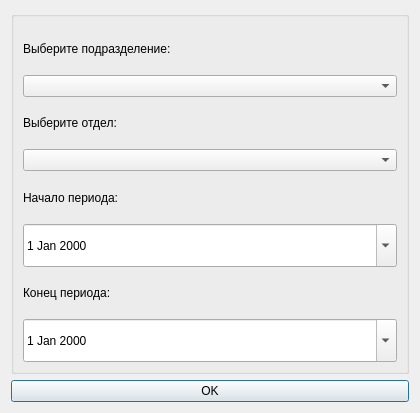
<?xml version="1.0" encoding="UTF-8"?>
<ui version="4.0">
 <class>PeriodDialog</class>
 <widget class="QDialog" name="PeriodDialog">
  <property name="geometry">
   <rect>
    <x>0</x>
    <y>0</y>
    <width>420</width>
    <height>413</height>
   </rect>
  </property>
  <property name="windowTitle">
   <string>Выбор периода</string>
  </property>
  <property name="styleSheet">
   <string notr="true">QDialog {
    background-color: white;
    font-family: 'Segoe UI', Arial;
    border-radius: 10px;
}
QCalendarWidget QWidget {
    color: black;
    background-color: white;
}

QCalendarWidget QAbstractItemView {
    color: black;
    selection-background-color: #ccab6e;
    selection-color: white;
}

QCalendarWidget QToolButton {
    color: black;
    font-weight: bold;
    background: transparent;
}

QCalendarWidget QToolButton:hover {
    background-color: #e6e6e6;
}

QCalendarWidget QSpinBox {
    color: black;
    background: white;
}

QCalendarWidget QHeaderView::section {
    color: black;
    background-color: #f2f2f2;
    font-weight: bold;
}
/* Кнопки */
QPushButton {
    min-height: 41px;
    max-height: 41px;
    border: none;
    border-radius: 10px;
    font-weight: bold;
    padding: 0px 16px;
}

QPushButton#btnOk {
    background-color: #ccab6e;
    color: white;
    font-size: 16px;
    min-width: 100px;
}
QPushButton#btnOk:hover {
    background-color: #998664;
}
QPushButton#btnOk:pressed {
    background-color: #7a6a50;
}

QPushButton#btnCancel {
    background-color: #1B232A;
    color: white;
    font-size: 14px;
    min-width: 100px;
}
QPushButton#btnCancel:hover {
    background-color: #D9D9D6;
    color: black;
}
QPushButton#btnCancel:pressed {
    background-color: #B8B8B5;
}

/* Заголовки */
QLabel#titleLabel {
    font-size: 18px;
    font-weight: bold;
    color: #1B232A;
    padding: 10px 0;
}

QLabel {
    font-size: 14px;
    font-weight: bold;
    color: #1B232A;
    padding: 5px 0;
}

/* Поля ввода */
QDateEdit {
    min-height: 41px;
    max-height: 41px;
    height: 41px;

    border-radius: 10px;
    border: 1px solid #ccab6e;

    padding-left: 10px;
    padding-right: 30px; /* место под стрелку */
    padding-top: 0px;
    padding-bottom: 0px;
}

QDateEdit:focus {
    border: 2px solid #ccab6e;
}
QDateEdit::drop-down {
    border: none;
    padding-right: 10px;
}
QComboBox {
    min-height: 41px;
    max-height: 41px;
    height: 41px;

    border-radius: 10px;
    border: 1px solid #ccab6e;

    padding-left: 10px;
    padding-right: 30px; /* место под стрелку */
    padding-top: 0px;
    padding-bottom: 0px;
}

QComboBox:focus {
    border: 2px solid #ccab6e;
}
QComboBox::drop-down {
    border: none;
    padding-right: 10px;
}
/* Группа */
QGroupBox {
    font-weight: bold;
    border: 1px solid #E0E0E0;
    border-radius: 8px;
    background-color: #F8F9FA;
}
}</string>
  </property>
  <layout class="QVBoxLayout" name="verticalLayout">
   <item>
    <widget class="QGroupBox" name="groupBox">
     <property name="title">
      <string/>
     </property>
     <layout class="QVBoxLayout" name="verticalLayout_2">
      <property name="spacing">
       <number>4</number>
      </property>
      <item>
       <widget class="QLabel" name="label_4">
        <property name="text">
         <string>Выберите подразделение:</string>
        </property>
       </widget>
      </item>
      <item>
       <widget class="QComboBox" name="comboDivision">
        <property name="currentText">
         <string/>
        </property>
       </widget>
      </item>
      <item>
       <widget class="QLabel" name="label_3">
        <property name="text">
         <string>Выберите отдел:</string>
        </property>
       </widget>
      </item>
      <item>
       <widget class="QComboBox" name="comboDepartment">
        <property name="currentText">
         <string/>
        </property>
       </widget>
      </item>
      <item>
       <widget class="QLabel" name="label">
        <property name="text">
         <string>Начало периода:</string>
        </property>
       </widget>
      </item>
      <item>
       <widget class="QDateEdit" name="dateStart">
        <property name="sizePolicy">
         <sizepolicy hsizetype="Minimum" vsizetype="Fixed">
          <horstretch>0</horstretch>
          <verstretch>0</verstretch>
         </sizepolicy>
        </property>
        <property name="minimumSize">
         <size>
          <width>0</width>
          <height>43</height>
         </size>
        </property>
        <property name="maximumSize">
         <size>
          <width>16777215</width>
          <height>43</height>
         </size>
        </property>
        <property name="calendarPopup">
         <bool>true</bool>
        </property>
       </widget>
      </item>
      <item>
       <widget class="QLabel" name="label_2">
        <property name="text">
         <string>Конец периода:</string>
        </property>
       </widget>
      </item>
      <item>
       <widget class="QDateEdit" name="dateEnd">
        <property name="sizePolicy">
         <sizepolicy hsizetype="Minimum" vsizetype="Fixed">
          <horstretch>0</horstretch>
          <verstretch>0</verstretch>
         </sizepolicy>
        </property>
        <property name="minimumSize">
         <size>
          <width>0</width>
          <height>43</height>
         </size>
        </property>
        <property name="maximumSize">
         <size>
          <width>16777215</width>
          <height>43</height>
         </size>
        </property>
        <property name="calendarPopup">
         <bool>true</bool>
        </property>
       </widget>
      </item>
     </layout>
    </widget>
   </item>
   <item>
    <widget class="QPushButton" name="btnOk">
     <property name="sizePolicy">
      <sizepolicy hsizetype="Minimum" vsizetype="Fixed">
       <horstretch>0</horstretch>
       <verstretch>0</verstretch>
      </sizepolicy>
     </property>
     <property name="text">
      <string>OK</string>
     </property>
    </widget>
   </item>
  </layout>
 </widget>
 <resources/>
 <connections/>
</ui>
